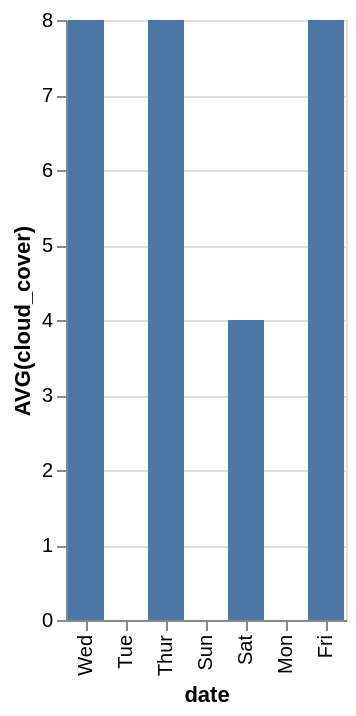

Express this chart as Vega-Lite.
### Vega-Lite specification from a JSON file in a GitHub repository (floating-point values rounded to 4 significant figures)
{"data": {"values": [{"x_data": "Mon", "y_data": 0}, {"x_data": "Tue", "y_data": 0}, {"x_data": "Wed", "y_data": 8}, {"x_data": "Thur", "y_data": 8}, {"x_data": "Fri", "y_data": 8}, {"x_data": "Sat", "y_data": 4}, {"x_data": "Sun", "y_data": 0}]}, "mark": "bar", "encoding": {"x": {"field": "x_data", "type": "nominal", "title": "date", "sort": "descending"}, "y": {"field": "y_data", "type": "quantitative", "title": "AVG(cloud_cover)"}}}
